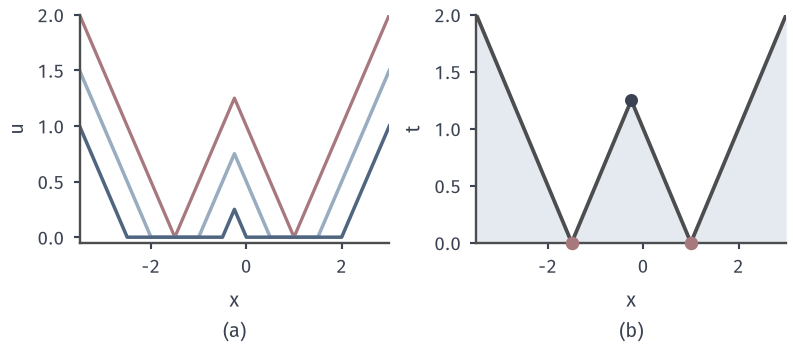

Generate this figure with Python:
from pathlib import Path
import sys
ROOT = next(p for p in Path(__file__).resolve().parents if (p/"build.sh").is_file() and (p/"tex/book.tex").is_file())
sys.path.insert(0, str(ROOT/"figures/06-differential-equations/02-partial-differential-equations/matplotlib/hj-common"))
from hj_common import *
HERE = Path(__file__).resolve().parent
# Target: H=|p|, u(x,t)=min_{|y-x|<=t}u0(y) with u0=dist(x,{-1.5,1}). (a) profiles; (b) fronts in (x,t), meeting at (-.25,1.25).
fig, axs = figure(width_mm=112, height_mm=50, ncols=2)
X=np.linspace(-3.5,3,1301); d=np.minimum(np.abs(X+1.5),np.abs(X-1))
ax=axs[0]; style(ax); ax.plot(X,d,color=RED,lw=1.3)
for t,c in ((.5,SHADES[1]),(1,SHADES[3])): ax.plot(X,np.maximum(d-t,0),color=c,lw=1.4)
ax.set_xlim(-3.5,3); ax.set_ylim(-.05,2); ax.set_ylabel('$u$'); sub(ax,'a','$x$')
ax=axs[1]; style(ax); ax.fill_between(X,0,d,color=BLUE_FILL,lw=0)
ax.plot(X,d,color=LINE,lw=1.5); ax.plot([-1.5,1],[0,0],'o',ms=4.4,color=RED,zorder=6,clip_on=False)
ax.plot([-.25],[1.25],'o',ms=4.2,color=INK,zorder=6)
ax.set_xlim(-3.5,3); ax.set_ylim(0,2); ax.set_ylabel('$t$'); sub(ax,'b','$x$')
save(fig,HERE,'figure',{'formula':'u=(d-t)^+; d=dist to {-1.5,1}'})
